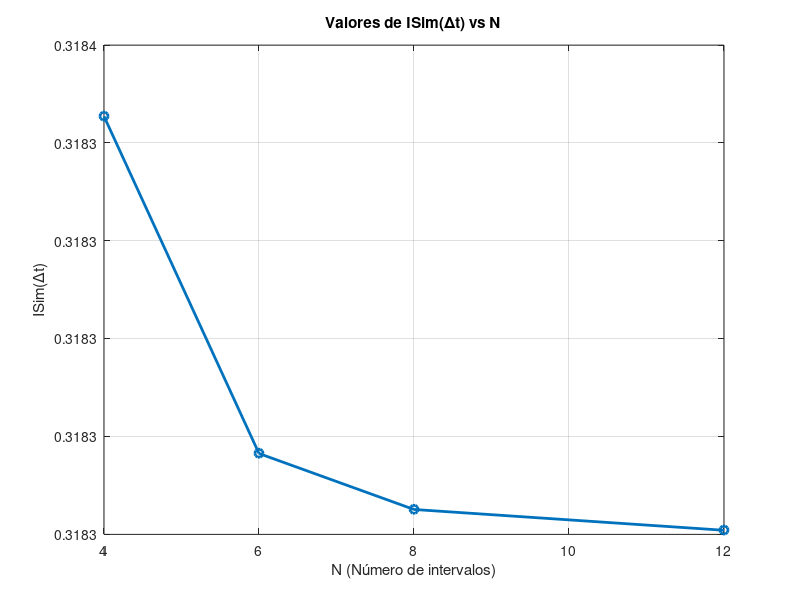
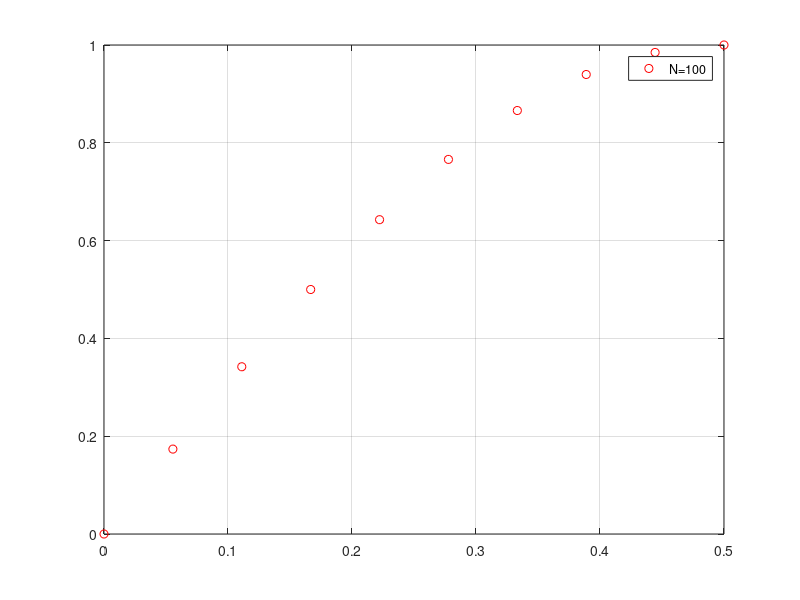

Reproduce these figures in MATLAB, in order.
function metodoSinson %Este es el Ejercicio2 del TP

vector_N = [4, 6, 8, 12]; % número de intervalos
t0 = 0; tf = 0.5; % rango abscisas
vector_dt = (tf - t0) ./ vector_N; % dt= (t0-tf)/N
Log_dt_vector = zeros(1, length(vector_N));

% Declarar la función anónima
yg = @(t) sin(pi * t);

valor_exacto = 1/pi; % valor de sin(pi*t)

ISim_vector = zeros(1, length(vector_N));
Pendiente_vector = zeros(1, length(vector_N));
Er_vector = zeros(1, length(vector_N));
Log_Er_vector = zeros(1, length(vector_N));

for i = 1:length(vector_N)

  N = vector_N(i);
  dt = abs(vector_dt(i));

  % Discretización del intervalo
  t = linspace(t0, tf, N+1);
  yk = yg(t);

  ISim = 0;
  for j = 2:2:N
    ISim = ISim + dt * (yk(j-1) + 4 * yk(j) + yk(j+1)) / 3;
  end

  % Calcular el error
  Er = abs(ISim - valor_exacto);
  Er_vector(i) = Er;

  % Ahora los valores de ISim
  ISim_vector(i) = ISim;

  % Valores de los logaritmos
  Log_dt_vector(i) = log10(dt);
  Log_Er_vector(i) = log10(Er);
end

% Cálculo para la pendiente
for i = 2:length(vector_N)
  Pendiente_vector(i) = (Log_Er_vector(i) - Log_Er_vector(i-1)) / (Log_dt_vector(i) - Log_dt_vector(i-1));
end

% Mostrar los valores
for i = 1:length(vector_N)
  printf('N = %d, Δt = %.8f, ISim(Δt) = %.8f, Er = %.8f, Log(Δt) = %.8f, Log(Er) = %.8f, Pendiente = %.8f\n', ...
         vector_N(i), vector_dt(i), ISim_vector(i), Er_vector(i), Log_dt_vector(i), Log_Er_vector(i), Pendiente_vector(i));
end

% Graficar ISim(Δt) para cada N
figure;
plot(vector_N, ISim_vector, '-o', 'LineWidth', 2);
xlabel('N (Número de intervalos)');
ylabel('ISim(Δt)');
title('Valores de ISim(Δt) vs N');
grid on;

% Graficar la función continua
figure;
N = 10;
t_cont = linspace(t0, tf, N);
yg_cont = sin(pi * t_cont); % Evaluación de la función continua
plot(t_cont, yg_cont, 'or');
legend('N=100');
grid on;

endfunction

